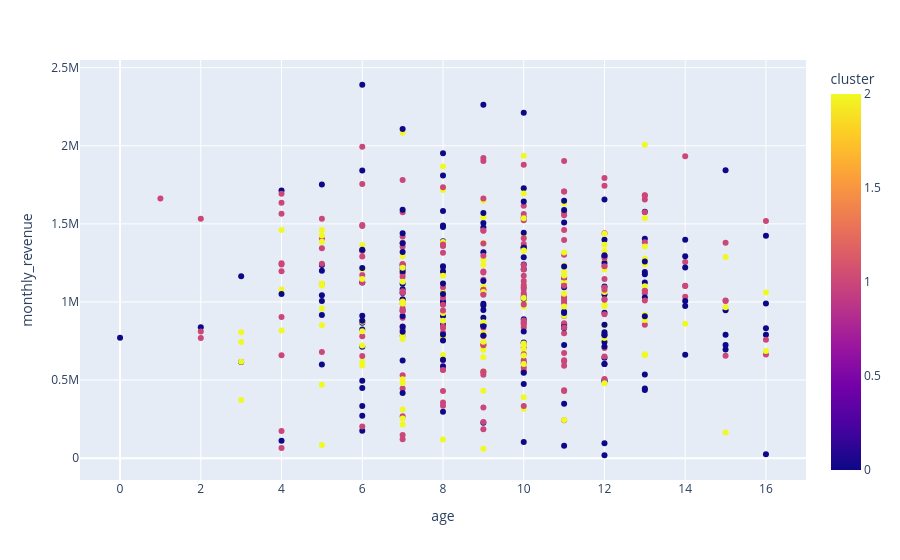

Notebook code for this chart:
### Markdown cell above
## Validating Results

### Code cell
# Crossing Age and Revenue, showing the clusters
px.scatter(df_clients, x='age', y='monthly_revenue', color='cluster')

### Figure 1 — Plotly figure (JSON) as saved in the notebook; plotly's stock layout.template omitted (floating-point values rounded to 4 significant figures; data arrays with more than 128 entries replaced by an {"elided": "..."} marker saying what was removed)
{"data": [{"hovertemplate": "age=%{x}<br>monthly_revenue=%{y}<br>cluster=%{marker.color}<extra></extra>", "legendgroup": "", "marker": {"color": {"elided": "500 int values"}, "coloraxis": "coloraxis", "symbol": "circle"}, "mode": "markers", "name": "", "orientation": "v", "showlegend": false, "type": "scatter", "x": {"elided": "500 int values"}, "xaxis": "x", "y": {"elided": "500 float values"}, "yaxis": "y"}], "layout": {"coloraxis": {"colorbar": {"title": {"text": "cluster"}}, "colorscale": [[0, "#0d0887"], [0.1111, "#46039f"], [0.2222, "#7201a8"], [0.3333, "#9c179e"], [0.4444, "#bd3786"], [0.5556, "#d8576b"], [0.6667, "#ed7953"], [0.7778, "#fb9f3a"], [0.8889, "#fdca26"], [1, "#f0f921"]]}, "legend": {"tracegroupgap": 0}, "margin": {"t": 60}, "xaxis": {"anchor": "y", "domain": [0, 1], "title": {"text": "age"}}, "yaxis": {"anchor": "x", "domain": [0, 1], "title": {"text": "monthly_revenue"}}}}
